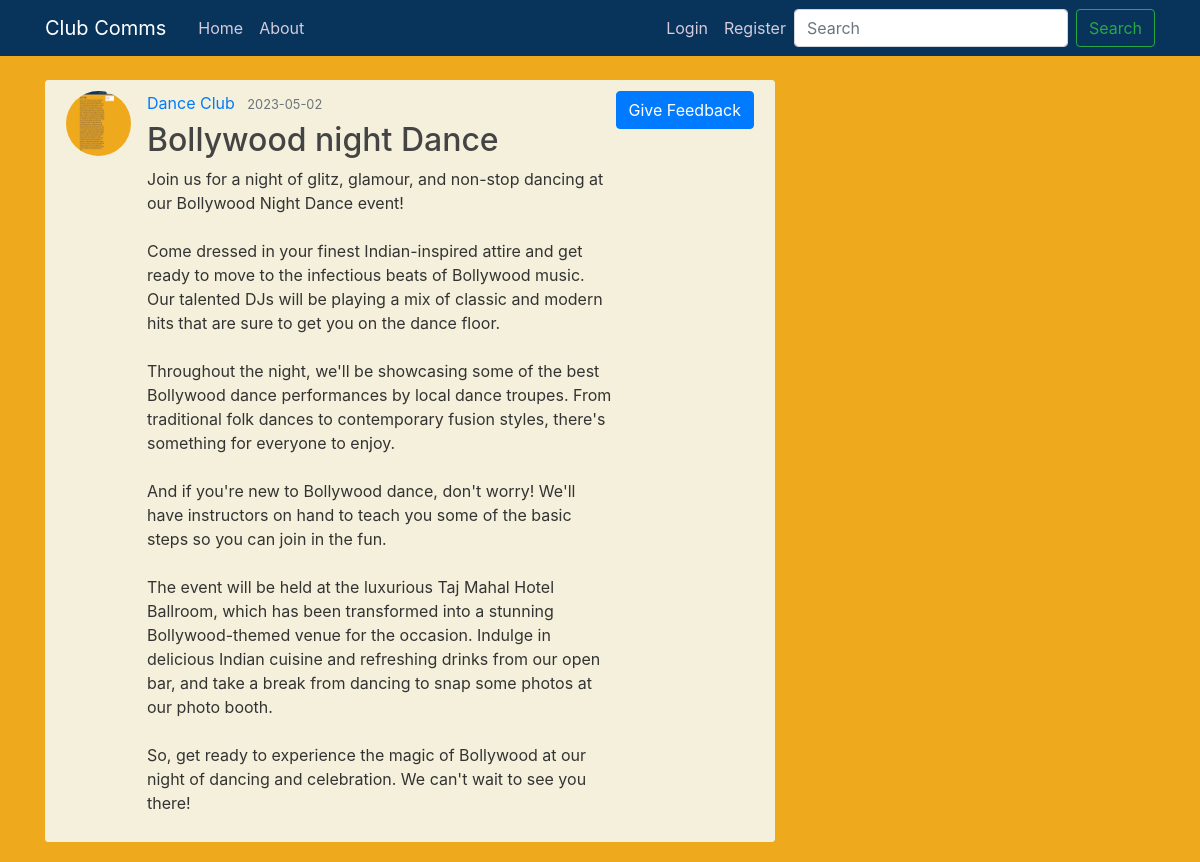
Screenshot of /post/2 with the database file from the repository.
### flaskblog/models.py (models this page shows, shortened)
class User(db.Model, UserMixin):
    id = db.Column(db.Integer, primary_key=True)
    username = db.Column(db.String(20), unique=True, nullable=False)
    email = db.Column(db.String(120), unique=True, nullable=False)
    image_file = db.Column(db.String(20), nullable=False, default='default.jpg')
    password = db.Column(db.String(60), nullable=False)
    posts = db.relationship('Post', backref='author', lazy=True)

class Post(db.Model):
    id = db.Column(db.Integer, primary_key=True)
    title = db.Column(db.String(100), nullable=False)
    date_posted = db.Column(db.DateTime, nullable=False)
    content = db.Column(db.Text, nullable=False)
    user_id = db.Column(db.Integer, db.ForeignKey('user.id'), nullable=False)

### flaskblog/routes.py (the view)
@app.route("/post/<int:post_id>")
def post(post_id):
    post = Post.query.get_or_404(post_id)
    return render_template('post.html', title=post.title, post=post)

### flaskblog/templates/post.html (shortened to what this page needs)
{% extends "layout.html" %}
{% block content %}
  <article class="media content-section">
    <img class="rounded-circle article-img" src="{{ url_for('static', filename='profile_pics/' + post.author.image_file) }}">
    <div class="media-body">
      <div class="article-metadata">
        <a class="mr-2" href="{{ url_for('user_posts', username=post.author.username) }}">{{ post.author.username }}</a>
        <small class="text-muted">{{ post.date_posted.strftime('%Y-%m-%d') }}</small>
      </div>
      <h2 class="article-title">{{ post.title }}</h2>
      <p class="article-content">{{ post.content }}</p>
    </div>
    <div>
      <a class="btn btn-primary" href="{{ url_for('feedback', post_id=post.id) }}">Give Feedback</a>
    </div>
  </article>
{% endblock content %}

### flaskblog/static/main.css (style rules this page uses)
body { background: #efa91d; color: #333333; margin-top: 5rem; }
h1, h2, h3, h4, h5, h6 { color: #444444; }
.content-section { background: #f4f0db; padding: 10px 20px; border: 1px solid #f4f0db; border-radius: 3px; margin-bottom: 20px; }
.article-title { color: #444444; }
.article-content { white-space: pre-line; }
.article-img { height: 65px; width: 65px; margin-right: 16px; }
.article-metadata { padding-bottom: 1px; margin-bottom: 4px; border-bottom: 1px solid #f4f0db }

### rows the page displays
User: image_file (picture), author.username "Dance Club"
Post: date_posted "2023-05-02", title "Bollywood night Dance", content "Join us for a night of glitz, glamour, and non-stop dancing at our Bollywood Night Dance event! Come dressed in your finest Indian-inspired attire and get ready to move to the infectious beats of Bollywood music. Our talented DJs will be playing a mix of classic and modern hits that are sure to get you on the dance floor. Throughout the night, we'll be showcasing some of the best Bollywood dance performances by local dance troupes. From traditional folk dances to contemporary fusion styles, there's something for everyone to enjoy. And if you're new to Bollywood dance, don't worry! We'll have instructors on hand to teach you some of the basic steps so you can join in the fun. The event will…"
